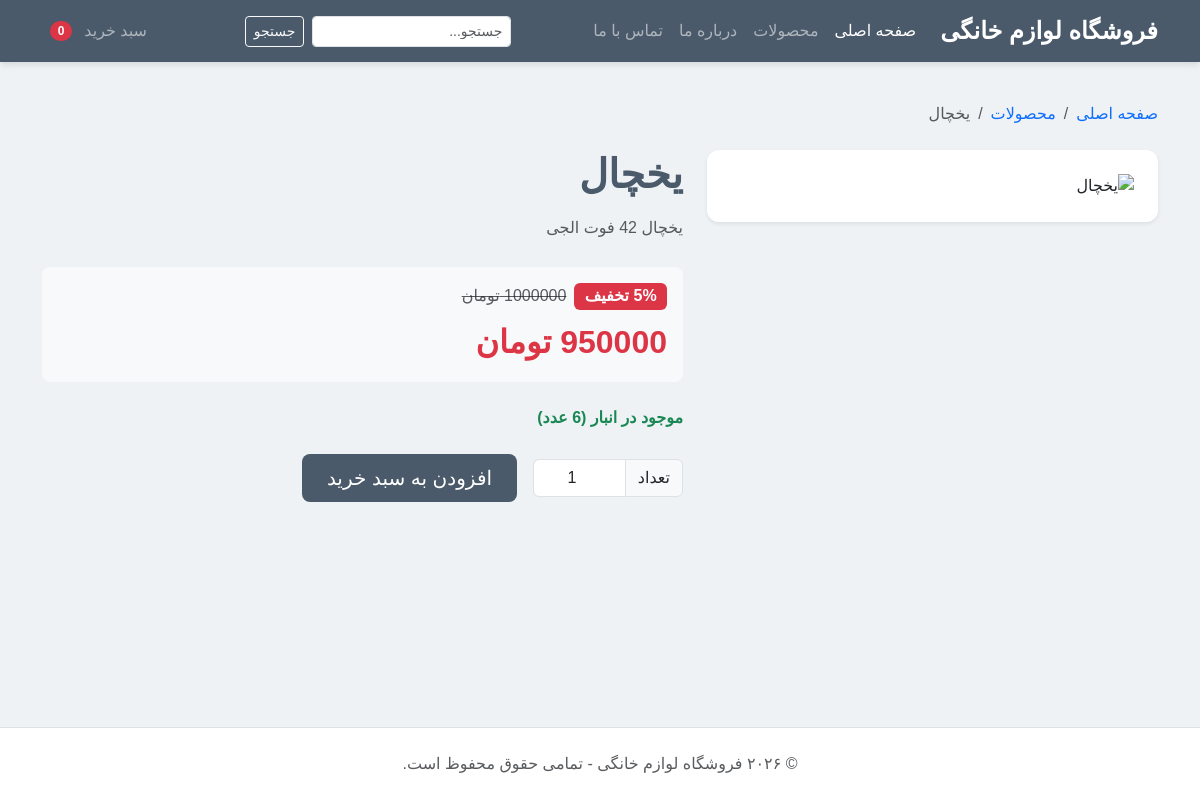
Screenshot of /lg/ with the database file from the repository.
### shop/models.py (models this page shows, shortened)
class Product(models.Model):
    name = models.CharField(max_length=200)
    slug = models.SlugField(max_length=200, unique=True)
    image = CloudinaryField('image', blank=True, null=True)
    description = models.TextField(blank=True)
    price = models.DecimalField(
        max_digits=10,
        decimal_places=2,
        validators=[MinValueValidator(0)]
    )
    discount_price = models.DecimalField(
        max_digits=10,
        decimal_places=2,
        blank=True,
        null=True
    )
    stock = models.PositiveIntegerField(default=0)
    available = models.BooleanField(default=True)
    created = models.DateTimeField(auto_now_add=True)
    updated = models.DateTimeField(auto_now=True)
    class Meta:
        ordering = ['-created']
    def get_discount_percent(self):
        if self.discount_price and self.price > 0:
            discount = self.price - self.discount_price
            percent = (discount / self.price) * 100
            return int(percent)
        return 0

### shop/views.py (the view)
# urls.py: path('<slug:slug>/', views.ProductDetailView.as_view(), name='product_detail'),
class ProductDetailView(DetailView):
    model = Product
    template_name = 'shop/product/detail.html'
    context_object_name = 'product'
    def get_queryset(self):
        return Product.objects.filter(available=True)

### shop/templates/shop/product/detail.html (shortened to what this page needs)
{% extends 'shop/base.html' %}
{% block content %}
    <nav aria-label="breadcrumb" class="mt-3 mb-4">
        <ol class="breadcrumb">
            <li class="breadcrumb-item"><a href="{% url 'shop:product_list' %}" class="text-decoration-none">صفحه اصلی</a></li>
            <li class="breadcrumb-item"><a href="{% url 'shop:product_list' %}" class="text-decoration-none">محصولات</a></li>
            <li class="breadcrumb-item active" aria-current="page">{{ product.name }}</li>
        </ol>
    </nav>
    <div class="row">
        <div class="col-md-5 mb-4">
            <div class="card border-0 shadow-sm" style="border-radius: 12px; overflow: hidden;">
                {% if product.image %}
                    <img src="{{ product.image.url }}" alt="{{ product.name }}" class="img-fluid w-100 p-4" style="object-fit: contain; max-height: 400px;">
                {% else %}
                    <div class="d-flex align-items-center justify-content-center bg-light" style="height: 400px;">
                        <span class="text-muted">بدون عکس</span>
                    </div>
                {% endif %}
            </div>
        </div>
        <div class="col-md-7">
            <h1 class="fw-bold mb-3" style="color: #4A5A6A;">{{ product.name }}</h1>
            <p class="text-muted mb-4" style="line-height: 1.8;">
                {{ product.description }}
            </p>
            <div class="bg-light p-3 rounded-3 mb-4">
                {% if product.discount_price %}
                    <div class="d-flex align-items-center mb-2">
                        <span class="badge bg-danger fs-6 me-2">{{ product.get_discount_percent }}% تخفیف</span>
                        <span class="text-muted text-decoration-line-through">
                            {{ product.price|floatformat:0 }} تومان
                        </span>
                    </div>
                    <div class="text-danger fw-bold fs-2">
                        {{ product.discount_price|floatformat:0 }} تومان
                    </div>
                {% else %}
                    <div class="text-dark fw-bold fs-2">
                        {{ product.price|floatformat:0 }} تومان
                    </div>
                {% endif %}
            </div>
            <div class="mb-4">
                {% if product.stock > 0 %}
                    <span class="text-success fw-bold">
                         موجود در انبار ({{ product.stock }} عدد)
                    </span>
                {% else %}
                    <span class="text-danger fw-bold">
                        <i class="bi bi-x-circle-fill"></i> اتمام موجودی
                    </span>
                {% endif %}
            </div>
            {% if product.stock > 0 %}
                <form action="{% url 'shop:cart_add' product.id %}" method="post" class="d-flex align-items-center gap-3">
                    <div class="input-group" style="max-width: 150px;">
                        <span class="input-group-text">تعداد</span>
                        <input type="number" name="quantity" value="1" min="1" max="{{ product.stock }}" class="form-control text-center">
                    </div>
                    <button type="submit" class="btn btn-lg text-white px-4" style="background-color: #4A5A6A; border-radius: 8px;">
                         افزودن به سبد خرید
                    </button>
                </form>
            {% else %}
                <button class="btn btn-secondary btn-lg w-100" disabled>اتمام موجودی</button>
            {% endif %}
        </div>
    </div>
{% endblock %}

### shop/templates/shop/base.html (style rules this page uses)
body { font-family: 'Vazirmatn', Tahoma, Arial, sans-serif; background-color: #eef2f5; display: flex; flex-direction: column; min-height: 100vh; }

### rows the page displays
Product: name "یخچال", description "یخچال 42 فوت الجی", get_discount_percent "5", price "1000000", discount_price "950000", stock "6"

### other values shown
{{ cart|length }} "0"
